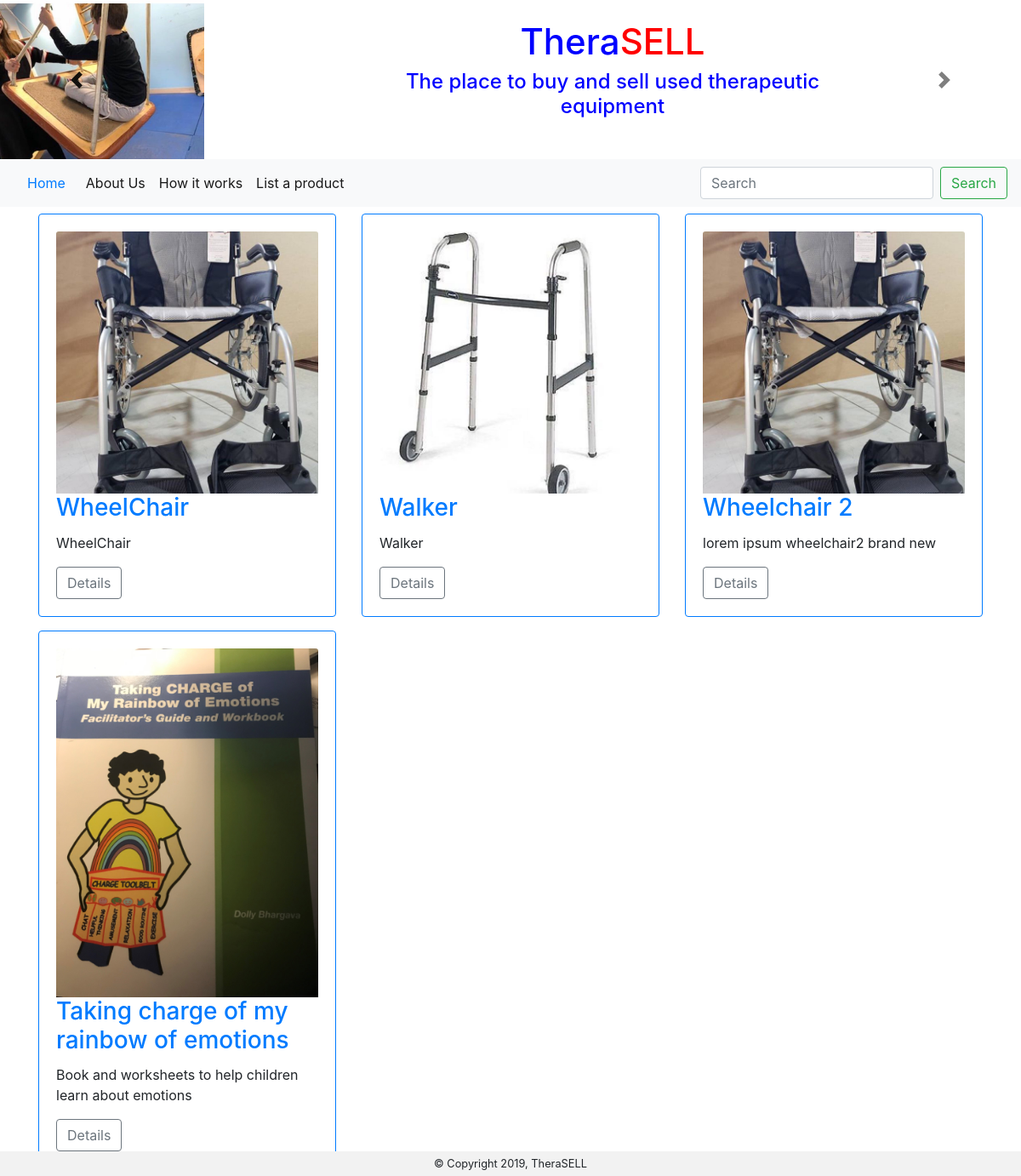
The page / on the database its author committed.
### product/models.py (models this page shows, shortened)
class Product(models.Model):
    ID = models.AutoField(primary_key=True)
    Title = models.CharField(max_length=50)
    Description = models.TextField()
    Category = models.CharField(choices=CATEGORIES, max_length=100)
    Quantity = models.IntegerField(validators=[MinValueValidator(0)],default=1)
    Size = models.CharField(max_length=10,blank=True,null=True)
    Image = models.ImageField()
    Brand = models.CharField(max_length=50,blank=True,null=True)
    Color = models.CharField(max_length=20,blank=True,null=True)
    Condition = models.CharField(choices=CONDITION, max_length=25)
    Seller = models.TextField()
    Original_Price = models.CharField(max_length=10)
    Listing_Price = models.CharField(max_length=10)
    Posted_Date = models.DateTimeField()

### product/views.py (the view)
# urls.py: path('', views.product_list, name='product_list'),
def product_list(request):
    products = Product.objects.all()
    query = request.GET.get('q')
    if query:
        query_list = query.split()
        products = products.filter(reduce(operator.and_,
                       (Q(Title__icontains=q) for q in query_list)))# |
    products_arr = []
    for product in products:
        product_obj = {
            'ID' : product.ID,
            'Title' : product.Title,
            'Description' : product.Description,
            'Category' : product.Category,
            'Quantity' : product.Quantity,
            'Size' : product.Size,
            'Image' :product.Image,
            'Brand' : product.Brand,
            'Color' : product.Color,
            'Condition' : product.Condition,
            'Seller' : product.Seller,
            'Original_Price' : product.Original_Price,
            'Listing_Price' :  product.Listing_Price
        }
        products_arr.append(product_obj)
    return render(request, 'product/product_list.html', {'products': products_arr})

### product/templates/product/product_list.html (shortened to what this page needs)
{% extends 'product/base.html' %}
{% block content %}
<div class="container">
    <div class="row">
        {% for product in products %}
        <div class="col-sm-4 py-2">
            <div class="card h-100 border-primary">
                <div class="card-body">
                    <img class="card-img-top" src="/media/{{product.Image}}" alt="Card image" style="width:100%" href="{% url 'product_detail' pk=product.ID %}">
                    <h3 class="card-title"><a href="{% url 'product_detail' pk=product.ID %}">{{ product.Title }}</a></h3>
                    <p class="card-text">{{product.Description}}</p>
                    <a href="{% url 'product_detail' pk=product.ID %}" class="btn btn-outline-secondary">Details</a>
                </div>
            </div>
        </div>
         {% endfor %}
    </div>
</div>
{% endblock %}

### rows shown on the page
Product: Image (picture), Title "WheelChair", Description "WheelChair"
Product: Image (picture), Title "Walker", Description "Walker"
Product: Image (picture), Title "Wheelchair 2", Description "lorem ipsum wheelchair2 brand new"
Product: Image (picture), Title "Taking charge of my rainbow of emotions", Description "Book and worksheets to help children learn about emotions"
